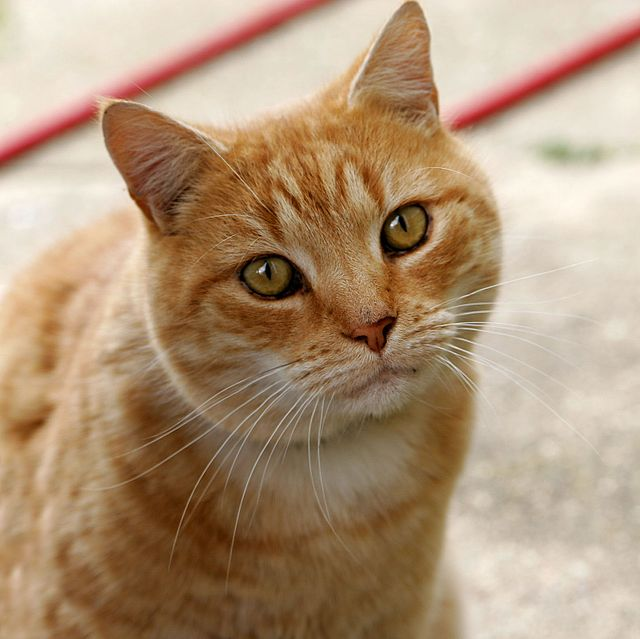
#> input picture assets/cat.jpg, 640 x 639 px
$ python edge_detection.py   (older library calls are emulated)
#> lines starting #> are read from the running program, lines starting #| are printed output that depends on the picture
import cv2
import numpy as np
import matplotlib.pyplot as plt

image = cv2.imread("./assets/cat.jpg")
#> image is the input picture: shape (639, 640, 3); mean B, G, R 120.7, 148.8, 175.9
igray = cv2.cvtColor(image, cv2.COLOR_BGR2GRAY)
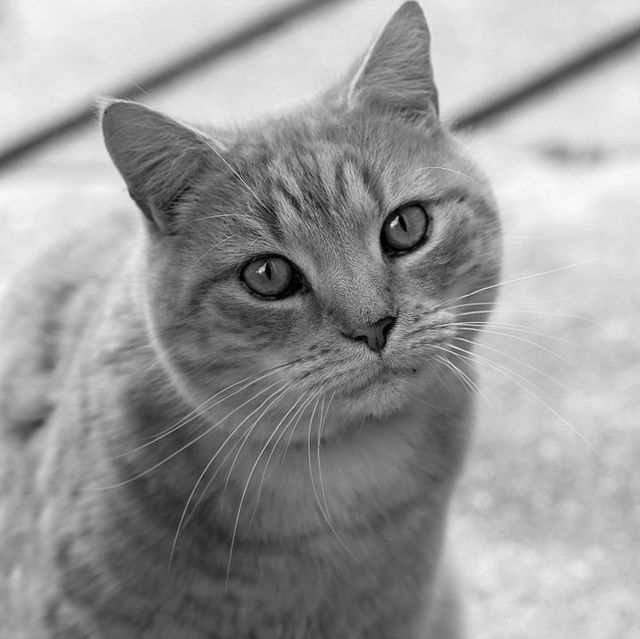
#> igray: shape (639, 640); min 0, max 250, mean 153.7


def showResult(nrow=None, ncol=None, res_stack=None):
    plt.figure(figsize=(12, 12))
    for i, (lbl, img) in enumerate(res_stack):
        plt.subplot(nrow, ncol, i + 1)
        plt.imshow(img, cmap="gray")
        plt.title(lbl)
        plt.axis("off")

    plt.show()


sobel_x = cv2.Sobel(igray, cv2.CV_32F, 1, 0, ksize=3)
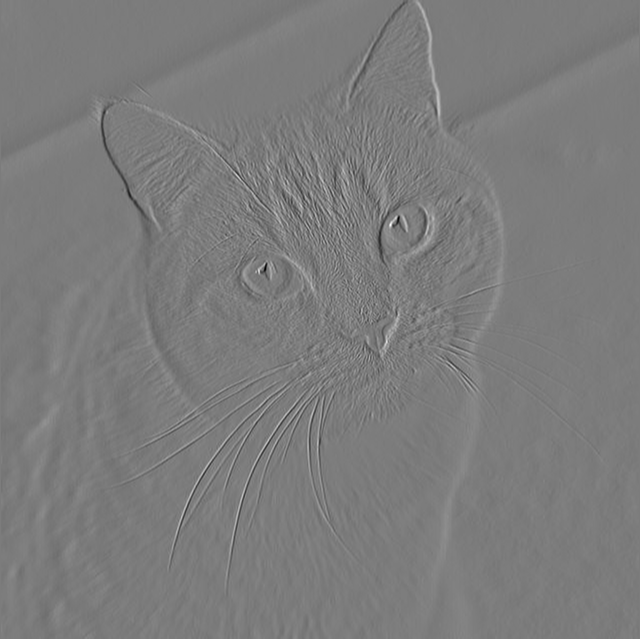
#> sobel_x: shape (639, 640) float32; min -642, max 675, mean 0.1; drawn with min black and max white
sobel_y = cv2.Sobel(igray, cv2.CV_32F, 0, 1, ksize=3)
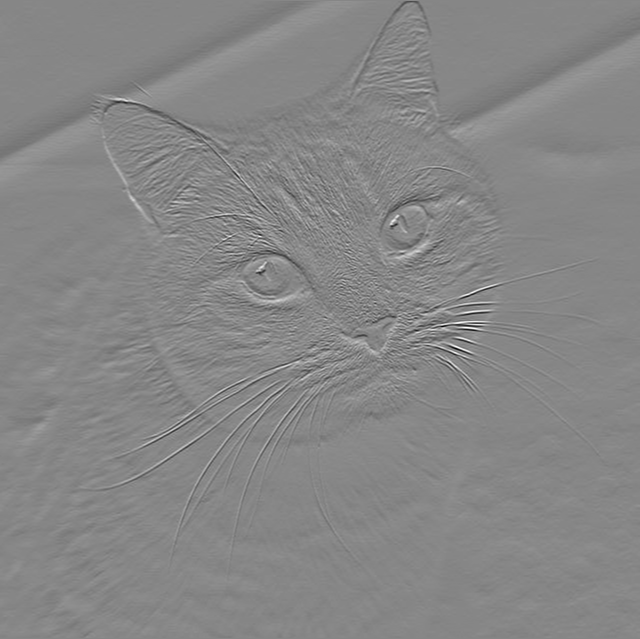
#> sobel_y: shape (639, 640) float32; min -607, max 540, mean -1.1; drawn with min black and max white

sobel_labels = ["sobel x", "sobel y"]
sobel_images = [sobel_x, sobel_y]

merged_sobel = np.sqrt(np.square(sobel_x) + np.square(sobel_y))
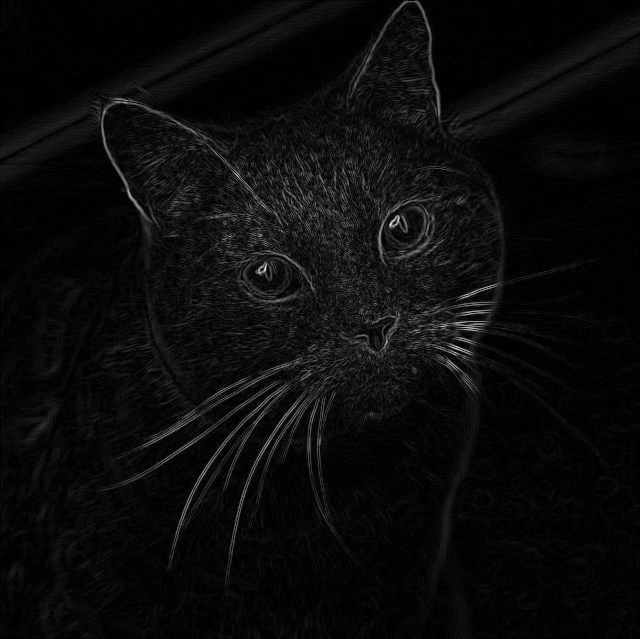
#> merged_sobel: shape (639, 640) float32; min 0, max 735.8, mean 33.6; drawn with min black and max white
merged_sobel *= 255 / merged_sobel.max()

showResult(1, 1, zip(["Edge Detection With Sobel"], [merged_sobel]))
